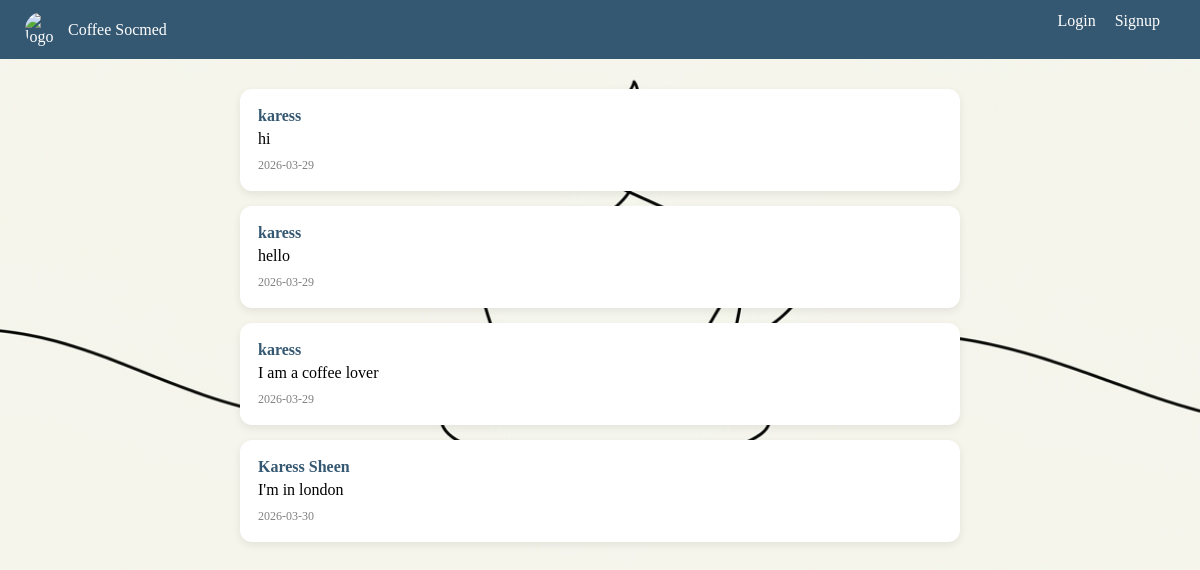
The app's page /socmed_canilloc/timeline.php with its own data.
### tables this page shows
CREATE TABLE `post` (
  `pid` int(11) NOT NULL,
  `aid` int(11) NOT NULL,
  `post_text` text NOT NULL,
  `post_date` date NOT NULL,
  `post` int(11) NOT NULL
);

CREATE TABLE `account` (
  `aid` int(11) NOT NULL,
  `email` varchar(128) NOT NULL,
  `firstname` varchar(128) NOT NULL,
  `lastname` varchar(128) NOT NULL,
  `password` varchar(512) NOT NULL
);

### socmed_canilloc/models/load_timeline.php (the view, shortened to what this page needs)
<?php
include 'db/dbconnect.php';
$sql = "SELECT account.aid,
               account.firstname,
               post.pid,
               post.post_text,
               post.post_date
        FROM account
        INNER JOIN post ON account.aid = post.aid";
$result = $con->query($sql);
while($row = mysqli_fetch_assoc($result)){
    echo "<div class='post-block'>";
        echo "<div class='post-name'>";
            echo $row['firstname'];
        echo "</div>";
        echo "<div class='post-content'>";
            echo $row['post_text'];
        echo "</div>";
        echo "<div class='post-time'>";
            echo $row['post_date'];
        echo "</div>";
    echo "</div>";
}

### socmed_canilloc/views/header.php (shortened to what this page needs)
<!DOCTYPE html>
<html>
<head>
    <link href="views/res/style.css" rel="stylesheet" type="text/css"/>
</head>
<body>
<div class="navbar">
    <ul class="left-link">
        <li>
            <a href="timeline.php" class="logo">
    <img src="views/res/images/propic.jpg" alt="logo">
            <span>Coffee Socmed</span>
        </a>
        </li>
    </ul>
    <?php if(isset($_SESSION['aid'])) { ?>
        <ul class="right-link">
            <li>
                <a href="profile.php">
                    <?php echo $_SESSION['firstname'] . " " . $_SESSION['lastname']; ?>
                </a>
            </li>
            <li>
                <a href="models/logout_account.php">Logout</a>
            </li>
        </ul>
    <?php } else { ?>
        <ul class="right-link">
            <li>
                <a href="login.php">Login</a>
            </li>
            <li>
                <a href="index.php">Signup</a>
            </li>
        </ul>
    <?php } ?>
</div>
</body>
</html>

### socmed_canilloc/timeline.php
<?php include 'views/header.php'; ?>
<div class="container">
    <?php include  'models/load_timeline.php'; ?>
</div>
<?php include 'views/footer.php';

### socmed_canilloc/views/footer.php
    </body>
</html>

### socmed_canilloc/views/res/style.css (style rules this page uses)
* { margin:0; padding:0; box-sizing:border-box; }
body { font-family: 'Segoe UI', sans-serif; background:#F7F8F0; background-image: url('images/bck.png'); background-size: cover; background-position: center; background-repeat: no-repeat; font-family: 'calibri'; }
.navbar { width:100%; background:#355872; padding:12px 25px; }
.navbar .left-link { float:left; }
.navbar .right-link { float:right; }
.navbar ul { list-style:none; }
.navbar li { display:inline-block; margin-right:15px; }
.navbar a { color:white; text-decoration:none; font-weight:500; transition:0.3s; }
.logo img { width:35px; height:35px; object-fit:cover; border-radius:50%; }
.logo { display:flex; align-items:center; gap:8px; }
.navbar::after { content:""; display:block; clear:both; }
.container { width:60%; margin:30px auto; }
.post-block { background:white; padding:18px; border-radius:12px; margin-bottom:15px; box-shadow:0 3px 8px rgba(0,0,0,0.08); transition:0.2s; }
.post-name { font-weight:bold; color:#355872; margin-bottom:5px; }
.post-content { margin-bottom:10px; }
.post-time { font-size:12px; color:gray; }

### records on screen
post: aid.firstname "karess", post_text "hi", post_date "2026-03-29"
post: aid.firstname "karess", post_text "hello", post_date "2026-03-29"
post: aid.firstname "karess", post_text "I am a coffee lover", post_date "2026-03-29"
post: aid.firstname "Karess Sheen", post_text "I'm in london", post_date "2026-03-30"
